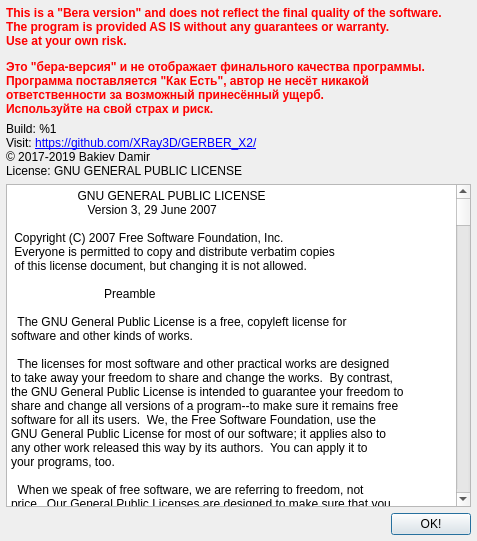
<?xml version="1.0" encoding="UTF-8"?>
<ui version="4.0">
 <class>AboutForm</class>
 <widget class="QDialog" name="AboutForm">
  <property name="geometry">
   <rect>
    <x>0</x>
    <y>0</y>
    <width>477</width>
    <height>541</height>
   </rect>
  </property>
  <property name="windowTitle">
   <string>Dialog</string>
  </property>
  <layout class="QVBoxLayout" name="verticalLayout">
   <property name="leftMargin">
    <number>6</number>
   </property>
   <property name="topMargin">
    <number>6</number>
   </property>
   <property name="rightMargin">
    <number>6</number>
   </property>
   <property name="bottomMargin">
    <number>6</number>
   </property>
   <item>
    <widget class="QLabel" name="label_2">
     <property name="text">
      <string>&lt;html&gt;&lt;head/&gt;&lt;body&gt;&lt;p&gt;&lt;span style=&quot; font-weight:600; color:#ff0000;&quot;&gt;This is a &amp;quot;Bera version&amp;quot; and does not reflect the final quality of the software.&lt;br/&gt;The program is provided AS IS without any guarantees or warranty.&lt;br/&gt;Use at your own risk.&lt;/span&gt;&lt;/p&gt;&lt;p&gt;&lt;span style=&quot; font-weight:600; color:#ff0000;&quot;&gt;Это &amp;quot;бера-версия&amp;quot; и не отображает финального качества программы.&lt;br/&gt;Программа поставляется &amp;quot;Как Есть&amp;quot;, автор не несёт никакой ответственности за возможный принесённый ущерб.&lt;br/&gt;Используйте на свой страх и риск.&lt;/span&gt;&lt;/p&gt;&lt;/body&gt;&lt;/html&gt;</string>
     </property>
     <property name="wordWrap">
      <bool>true</bool>
     </property>
    </widget>
   </item>
   <item>
    <widget class="QLabel" name="lblAbout">
     <property name="text">
      <string>&lt;html&gt;&lt;head/&gt;&lt;body&gt;&lt;p&gt;Build: %1&lt;br/&gt;Visit: &lt;a href=&quot;https://github.com/XRay3D/GERBER_X2/&quot;&gt;&lt;span style=&quot; text-decoration: underline; color:#0000ff;&quot;&gt;https://github.com/XRay3D/GERBER_X2/&lt;/span&gt;&lt;/a&gt;&lt;a href=&quot;https://github.com/Denvi/Candle/&quot;&gt;&lt;span style=&quot; text-decoration: underline; color:#0000ff;&quot;&gt;&lt;br/&gt;&lt;/span&gt;&lt;/a&gt;© 2017-2019 Bakiev Damir&lt;br/&gt;License: GNU GENERAL PUBLIC LICENSE&lt;/p&gt;&lt;/body&gt;&lt;/html&gt;</string>
     </property>
     <property name="alignment">
      <set>Qt::AlignLeading|Qt::AlignLeft|Qt::AlignVCenter</set>
     </property>
    </widget>
   </item>
   <item>
    <widget class="QPlainTextEdit" name="txtLicense">
     <property name="font">
      <font>
       <pointsize>9</pointsize>
      </font>
     </property>
     <property name="readOnly">
      <bool>true</bool>
     </property>
     <property name="plainText">
      <string>                    GNU GENERAL PUBLIC LICENSE
                       Version 3, 29 June 2007

 Copyright (C) 2007 Free Software Foundation, Inc. &lt;http://fsf.org/&gt;
 Everyone is permitted to copy and distribute verbatim copies
 of this license document, but changing it is not allowed.

                            Preamble

  The GNU General Public License is a free, copyleft license for
software and other kinds of works.

  The licenses for most software and other practical works are designed
to take away your freedom to share and change the works.  By contrast,
the GNU General Public License is intended to guarantee your freedom to
share and change all versions of a program--to make sure it remains free
software for all its users.  We, the Free Software Foundation, use the
GNU General Public License for most of our software; it applies also to
any other work released this way by its authors.  You can apply it to
your programs, too.

  When we speak of free software, we are referring to freedom, not
price.  Our General Public Licenses are designed to make sure that you
have the freedom to distribute copies of free software (and charge for
them if you wish), that you receive source code or can get it if you
want it, that you can change the software or use pieces of it in new
free programs, and that you know you can do these things.

  To protect your rights, we need to prevent others from denying you
these rights or asking you to surrender the rights.  Therefore, you have
certain responsibilities if you distribute copies of the software, or if
you modify it: responsibilities to respect the freedom of others.

  For example, if you distribute copies of such a program, whether
gratis or for a fee, you must pass on to the recipients the same
freedoms that you received.  You must make sure that they, too, receive
or can get the source code.  And you must show them these terms so they
know their rights.

  Developers that use the GNU GPL protect your rights with two steps:
(1) assert copyright on the software, and (2) offer you this License
giving you legal permission to copy, distribute and/or modify it.

  For the developers' and authors' protection, the GPL clearly explains
that there is no warranty for this free software.  For both users' and
authors' sake, the GPL requires that modified versions be marked as
changed, so that their problems will not be attributed erroneously to
authors of previous versions.

  Some devices are designed to deny users access to install or run
modified versions of the software inside them, although the manufacturer
can do so.  This is fundamentally incompatible with the aim of
protecting users' freedom to change the software.  The systematic
pattern of such abuse occurs in the area of products for individuals to
use, which is precisely where it is most unacceptable.  Therefore, we
have designed this version of the GPL to prohibit the practice for those
products.  If such problems arise substantially in other domains, we
stand ready to extend this provision to those domains in future versions
of the GPL, as needed to protect the freedom of users.

  Finally, every program is threatened constantly by software patents.
States should not allow patents to restrict development and use of
software on general-purpose computers, but in those that do, we wish to
avoid the special danger that patents applied to a free program could
make it effectively proprietary.  To prevent this, the GPL assures that
patents cannot be used to render the program non-free.

  The precise terms and conditions for copying, distribution and
modification follow.

                       TERMS AND CONDITIONS

  0. Definitions.

  &quot;This License&quot; refers to version 3 of the GNU General Public License.

  &quot;Copyright&quot; also means copyright-like laws that apply to other kinds of
works, such as semiconductor masks.

  &quot;The Program&quot; refers to any copyrightable work licensed under this
License.  Each licensee is addressed as &quot;you&quot;.  &quot;Licensees&quot; and
&quot;recipients&quot; may be individuals or organizations.

  To &quot;modify&quot; a work means to copy from or adapt all or part of the work
in a fashion requiring copyright permission, other than the making of an
exact copy.  The resulting work is called a &quot;modified version&quot; of the
earlier work or a work &quot;based on&quot; the earlier work.

  A &quot;covered work&quot; means either the unmodified Program or a work based
on the Program.

  To &quot;propagate&quot; a work means to do anything with it that, without
permission, would make you directly or secondarily liable for
infringement under applicable copyright law, except executing it on a
computer or modifying a private copy.  Propagation includes copying,
distribution (with or without modification), making available to the
public, and in some countries other activities as well.

  To &quot;convey&quot; a work means any kind of propagation that enables other
parties to make or receive copies.  Mere interaction with a user through
a computer network, with no transfer of a copy, is not conveying.

  An interactive user interface displays &quot;Appropriate Legal Notices&quot;
to the extent that it includes a convenient and prominently visible
feature that (1) displays an appropriate copyright notice, and (2)
tells the user that there is no warranty for the work (except to the
extent that warranties are provided), that licensees may convey the
work under this License, and how to view a copy of this License.  If
the interface presents a list of user commands or options, such as a
menu, a prominent item in the list meets this criterion.

  1. Source Code.

  The &quot;source code&quot; for a work means the preferred form of the work
for making modifications to it.  &quot;Object code&quot; means any non-source
form of a work.

  A &quot;Standard Interface&quot; means an interface that either is an official
standard defined by a recognized standards body, or, in the case of
interfaces specified for a particular programming language, one that
is widely used among developers working in that language.

  The &quot;System Libraries&quot; of an executable work include anything, other
than the work as a whole, that (a) is included in the normal form of
packaging a Major Component, but which is not part of that Major
Component, and (b) serves only to enable use of the work with that
Major Component, or to implement a Standard Interface for which an
implementation is available to the public in source code form.  A
&quot;Major Component&quot;, in this context, means a major essential component
(kernel, window system, and so on) of the specific operating system
(if any) on which the executable work runs, or a compiler used to
produce the work, or an object code interpreter used to run it.

  The &quot;Corresponding Source&quot; for a work in object code form means all
the source code needed to generate, install, and (for an executable
work) run the object code and to modify the work, including scripts to
control those activities.  However, it does not include the work's
System Libraries, or general-purpose tools or generally available free
programs which are used unmodified in performing those activities but
which are not part of the work.  For example, Corresponding Source
includes interface definition files associated with source files for
the work, and the source code for shared libraries and dynamically
linked subprograms that the work is specifically designed to require,
such as by intimate data communication or control flow between those
subprograms and other parts of the work.

  The Corresponding Source need not include anything that users
can regenerate automatically from other parts of the Corresponding
Source.

  The Corresponding Source for a work in source code form is that
same work.

  2. Basic Permissions.

  All rights granted under this License are granted for the term of
copyright on the Program, and are irrevocable provided the stated
conditions are met.  This License explicitly affirms your unlimited
permission to run the unmodified Program.  The output from running a
covered work is covered by this License only if the output, given its
content, constitutes a covered work.  This License acknowledges your
rights of fair use or other equivalent, as provided by copyright law.

  You may make, run and propagate covered works that you do not
convey, without conditions so long as your license otherwise remains
in force.  You may convey covered works to others for the sole purpose
of having them make modifications exclusively for you, or provide you
with facilities for running those works, provided that you comply with
the terms of this License in conveying all material for which you do
not control copyright.  Those thus making or running the covered works
for you must do so exclusively on your behalf, under your direction
and control, on terms that prohibit them from making any copies of
your copyrighted material outside their relationship with you.

  Conveying under any other circumstances is permitted solely under
the conditions stated below.  Sublicensing is not allowed; section 10
makes it unnecessary.

  3. Protecting Users' Legal Rights From Anti-Circumvention Law.

  No covered work shall be deemed part of an effective technological
measure under any applicable law fulfilling obligations under article
11 of the WIPO copyright treaty adopted on 20 December 1996, or
similar laws prohibiting or restricting circumvention of such
measures.

  When you convey a covered work, you waive any legal power to forbid
circumvention of technological measures to the extent such circumvention
is effected by exercising rights under this License with respect to
the covered work, and you disclaim any intention to limit operation or
modification of the work as a means of enforcing, against the work's
users, your or third parties' legal rights to forbid circumvention of
technological measures.

  4. Conveying Verbatim Copies.

  You may convey verbatim copies of the Program's source code as you
receive it, in any medium, provided that you conspicuously and
appropriately publish on each copy an appropriate copyright notice;
keep intact all notices stating that this License and any
non-permissive terms added in accord with section 7 apply to the code;
keep intact all notices of the absence of any warranty; and give all
recipients a copy of this License along with the Program.

  You may charge any price or no price for each copy that you convey,
and you may offer support or warranty protection for a fee.

  5. Conveying Modified Source Versions.

  You may convey a work based on the Program, or the modifications to
produce it from the Program, in the form of source code under the
terms of section 4, provided that you also meet all of these conditions:

    a) The work must carry prominent notices stating that you modified
    it, and giving a relevant date.

    b) The work must carry prominent notices stating that it is
    released under this License and any conditions added under section
    7.  This requirement modifies the requirement in section 4 to
    &quot;keep intact all notices&quot;.

    c) You must license the entire work, as a whole, under this
    License to anyone who comes into possession of a copy.  This
    License will therefore apply, along with any applicable section 7
    additional terms, to the whole of the work, and all its parts,
    regardless of how they are packaged.  This License gives no
    permission to license the work in any other way, but it does not
    invalidate such permission if you have separately received it.

    d) If the work has interactive user interfaces, each must display
    Appropriate Legal Notices; however, if the Program has interactive
    interfaces that do not display Appropriate Legal Notices, your
    work need not make them do so.

  A compilation of a covered work with other separate and independent
works, which are not by their nature extensions of the covered work,
and which are not combined with it such as to form a larger program,
in or on a volume of a storage or distribution medium, is called an
&quot;aggregate&quot; if the compilation and its resulting copyright are not
used to limit the access or legal rights of the compilation's users
beyond what the individual works permit.  Inclusion of a covered work
in an aggregate does not cause this License to apply to the other
parts of the aggregate.

  6. Conveying Non-Source Forms.

  You may convey a covered work in object code form under the terms
of sections 4 and 5, provided that you also convey the
machine-readable Corresponding Source under the terms of this License,
in one of these ways:

    a) Convey the object code in, or embodied in, a physical product
    (including a physical distribution medium), accompanied by the
    Corresponding Source fixed on a durable physical medium
    customarily used for software interchange.

    b) Convey the object code in, or embodied in, a physical product
    (including a physical distribution medium), accompanied by a
    written offer, valid for at least three years and valid for as
    long as you offer spare parts or customer support for that product
    model, to give anyone who possesses the object code either (1) a
    copy of the Corresponding Source for all the software in the
    product that is covered by this License, on a durable physical
    medium customarily used for software interchange, for a price no
    more than your reasonable cost of physically performing this
    conveying of source, or (2) access to copy the
    Corresponding Source from a network server at no charge.

    c) Convey individual copies of the object code with a copy of the
    written offer to provide the Corresponding Source.  This
    alternative is allowed only occasionally and noncommercially, and
    only if you received the object code with such an offer, in accord
    with subsection 6b.

    d) Convey the object code by offering access from a designated
    place (gratis or for a charge), and offer equivalent access to the
    Corresponding Source in the same way through the same place at no
    further charge.  You need not require recipients to copy the
    Corresponding Source along with the object code.  If the place to
    copy the object code is a network server, the Corresponding Source
    may be on a different server (operated by you or a third party)
    that supports equivalent copying facilities, provided you maintain
    clear directions next to the object code saying where to find the
    Corresponding Source.  Regardless of what server hosts the
    Corresponding Source, you remain obligated to ensure that it is
    available for as long as needed to satisfy these requirements.

    e) Convey the object code using peer-to-peer transmission, provided
    you inform other peers where the object code and Corresponding
    Source of the work are being offered to the general public at no
    charge under subsection 6d.

  A separable portion of the object code, whose source code is excluded
from the Corresponding Source as a System Library, need not be
included in conveying the object code work.

  A &quot;User Product&quot; is either (1) a &quot;consumer product&quot;, which means any
tangible personal property which is normally used for personal, family,
or household purposes, or (2) anything designed or sold for incorporation
into a dwelling.  In determining whether a product is a consumer product,
doubtful cases shall be resolved in favor of coverage.  For a particular
product received by a particular user, &quot;normally used&quot; refers to a
typical or common use of that class of product, regardless of the status
of the particular user or of the way in which the particular user
actually uses, or expects or is expected to use, the product.  A product
is a consumer product regardless of whether the product has substantial
commercial, industrial or non-consumer uses, unless such uses represent
the only significant mode of use of the product.

  &quot;Installation Information&quot; for a User Product means any methods,
procedures, authorization keys, or other information required to install
and execute modified versions of a covered work in that User Product from
a modified version of its Corresponding Source.  The information must
suffice to ensure that the continued functioning of the modified object
code is in no case prevented or interfered with solely because
modification has been made.

  If you convey an object code work under this section in, or with, or
specifically for use in, a User Product, and the conveying occurs as
part of a transaction in which the right of possession and use of the
User Product is transferred to the recipient in perpetuity or for a
fixed term (regardless of how the transaction is characterized), the
Corresponding Source conveyed under this section must be accompanied
by the Installation Information.  But this requirement does not apply
if neither you nor any third party retains the ability to install
modified object code on the User Product (for example, the work has
been installed in ROM).

  The requirement to provide Installation Information does not include a
requirement to continue to provide support service, warranty, or updates
for a work that has been modified or installed by the recipient, or for
the User Product in which it has been modified or installed.  Access to a
network may be denied when the modification itself materially and
adversely affects the operation of the network or violates the rules and
protocols for communication across the network.

  Corresponding Source conveyed, and Installation Information provided,
in accord with this section must be in a format that is publicly
documented (and with an implementation available to the public in
source code form), and must require no special password or key for
unpacking, reading or copying.

  7. Additional Terms.

  &quot;Additional permissions&quot; are terms that supplement the terms of this
License by making exceptions from one or more of its conditions.
Additional permissions that are applicable to the entire Program shall
be treated as though they were included in this License, to the extent
that they are valid under applicable law.  If additional permissions
apply only to part of the Program, that part may be used separately
under those permissions, but the entire Program remains governed by
this License without regard to the additional permissions.

  When you convey a copy of a covered work, you may at your option
remove any additional permissions from that copy, or from any part of
it.  (Additional permissions may be written to require their own
removal in certain cases when you modify the work.)  You may place
additional permissions on material, added by you to a covered work,
for which you have or can give appropriate copyright permission.

  Notwithstanding any other provision of this License, for material you
add to a covered work, you may (if authorized by the copyright holders of
that material) supplement the terms of this License with terms:

    a) Disclaiming warranty or limiting liability differently from the
    terms of sections 15 and 16 of this License; or

    b) Requiring preservation of specified reasonable legal notices or
    author attributions in that material or in the Appropriate Legal
    Notices displayed by works containing it; or

    c) Prohibiting misrepresentation of the origin of that material, or
    requiring that modified versions of such material be marked in
    reasonable ways as different from the original version; or

    d) Limiting the use for publicity purposes of names of licensors or
    authors of the material; or

    e) Declining to grant rights under trademark law for use of some
    trade names, trademarks, or service marks; or

    f) Requiring indemnification of licensors and authors of that
    material by anyone who conveys the material (or modified versions of
    it) with contractual assumptions of liability to the recipient, for
    any liability that these contractual assumptions directly impose on
    those licensors and authors.

  All other non-permissive additional terms are considered &quot;further
restrictions&quot; within the meaning of section 10.  If the Program as you
received it, or any part of it, contains a notice stating that it is
governed by this License along with a term that is a further
restriction, you may remove that term.  If a license document contains
a further restriction but permits relicensing or conveying under this
License, you may add to a covered work material governed by the terms
of that license document, provided that the further restriction does
not survive such relicensing or conveying.

  If you add terms to a covered work in accord with this section, you
must place, in the relevant source files, a statement of the
additional terms that apply to those files, or a notice indicating
where to find the applicable terms.

  Additional terms, permissive or non-permissive, may be stated in the
form of a separately written license, or stated as exceptions;
the above requirements apply either way.

  8. Termination.

  You may not propagate or modify a covered work except as expressly
provided under this License.  Any attempt otherwise to propagate or
modify it is void, and will automatically terminate your rights under
this License (including any patent licenses granted under the third
paragraph of section 11).

  However, if you cease all violation of this License, then your
license from a particular copyright holder is reinstated (a)
provisionally, unless and until the copyright holder explicitly and
finally terminates your license, and (b) permanently, if the copyright
holder fails to notify you of the violation by some reasonable means
prior to 60 days after the cessation.

  Moreover, your license from a particular copyright holder is
reinstated permanently if the copyright holder notifies you of the
violation by some reasonable means, this is the first time you have
received notice of violation of this License (for any work) from that
copyright holder, and you cure the violation prior to 30 days after
your receipt of the notice.

  Termination of your rights under this section does not terminate the
licenses of parties who have received copies or rights from you under
this License.  If your rights have been terminated and not permanently
reinstated, you do not qualify to receive new licenses for the same
material under section 10.

  9. Acceptance Not Required for Having Copies.

  You are not required to accept this License in order to receive or
run a copy of the Program.  Ancillary propagation of a covered work
occurring solely as a consequence of using peer-to-peer transmission
to receive a copy likewise does not require acceptance.  However,
nothing other than this License grants you permission to propagate or
modify any covered work.  These actions infringe copyright if you do
not accept this License.  Therefore, by modifying or propagating a
covered work, you indicate your acceptance of this License to do so.

  10. Automatic Licensing of Downstream Recipients.

  Each time you convey a covered work, the recipient automatically
receives a license from the original licensors, to run, modify and
propagate that work, subject to this License.  You are not responsible
for enforcing compliance by third parties with this License.

  An &quot;entity transaction&quot; is a transaction transferring control of an
organization, or substantially all assets of one, or subdividing an
organization, or merging organizations.  If propagation of a covered
work results from an entity transaction, each party to that
transaction who receives a copy of the work also receives whatever
licenses to the work the party's predecessor in interest had or could
give under the previous paragraph, plus a right to possession of the
Corresponding Source of the work from the predecessor in interest, if
the predecessor has it or can get it with reasonable efforts.

  You may not impose any further restrictions on the exercise of the
rights granted or affirmed under this License.  For example, you may
not impose a license fee, royalty, or other charge for exercise of
rights granted under this License, and you may not initiate litigation
(including a cross-claim or counterclaim in a lawsuit) alleging that
any patent claim is infringed by making, using, selling, offering for
sale, or importing the Program or any portion of it.

  11. Patents.

  A &quot;contributor&quot; is a copyright holder who authorizes use under this
License of the Program or a work on which the Program is based.  The
work thus licensed is called the contributor's &quot;contributor version&quot;.

  A contributor's &quot;essential patent claims&quot; are all patent claims
owned or controlled by the contributor, whether already acquired or
hereafter acquired, that would be infringed by some manner, permitted
by this License, of making, using, or selling its contributor version,
but do not include claims that would be infringed only as a
consequence of further modification of the contributor version.  For
purposes of this definition, &quot;control&quot; includes the right to grant
patent sublicenses in a manner consistent with the requirements of
this License.

  Each contributor grants you a non-exclusive, worldwide, royalty-free
patent license under the contributor's essential patent claims, to
make, use, sell, offer for sale, import and otherwise run, modify and
propagate the contents of its contributor version.

  In the following three paragraphs, a &quot;patent license&quot; is any express
agreement or commitment, however denominated, not to enforce a patent
(such as an express permission to practice a patent or covenant not to
sue for patent infringement).  To &quot;grant&quot; such a patent license to a
party means to make such an agreement or commitment not to enforce a
patent against the party.

  If you convey a covered work, knowingly relying on a patent license,
and the Corresponding Source of the work is not available for anyone
to copy, free of charge and under the terms of this License, through a
publicly available network server or other readily accessible means,
then you must either (1) cause the Corresponding Source to be so
available, or (2) arrange to deprive yourself of the benefit of the
patent license for this particular work, or (3) arrange, in a manner
consistent with the requirements of this License, to extend the patent
license to downstream recipients.  &quot;Knowingly relying&quot; means you have
actual knowledge that, but for the patent license, your conveying the
covered work in a country, or your recipient's use of the covered work
in a country, would infringe one or more identifiable patents in that
country that you have reason to believe are valid.

  If, pursuant to or in connection with a single transaction or
arrangement, you convey, or propagate by procuring conveyance of, a
covered work, and grant a patent license to some of the parties
receiving the covered work authorizing them to use, propagate, modify
or convey a specific copy of the covered work, then the patent license
you grant is automatically extended to all recipients of the covered
work and works based on it.

  A patent license is &quot;discriminatory&quot; if it does not include within
the scope of its coverage, prohibits the exercise of, or is
conditioned on the non-exercise of one or more of the rights that are
specifically granted under this License.  You may not convey a covered
work if you are a party to an arrangement with a third party that is
in the business of distributing software, under which you make payment
to the third party based on the extent of your activity of conveying
the work, and under which the third party grants, to any of the
parties who would receive the covered work from you, a discriminatory
patent license (a) in connection with copies of the covered work
conveyed by you (or copies made from those copies), or (b) primarily
for and in connection with specific products or compilations that
contain the covered work, unless you entered into that arrangement,
or that patent license was granted, prior to 28 March 2007.

  Nothing in this License shall be construed as excluding or limiting
any implied license or other defenses to infringement that may
otherwise be available to you under applicable patent law.

  12. No Surrender of Others' Freedom.

  If conditions are imposed on you (whether by court order, agreement or
otherwise) that contradict the conditions of this License, they do not
excuse you from the conditions of this License.  If you cannot convey a
covered work so as to satisfy simultaneously your obligations under this
License and any other pertinent obligations, then as a consequence you may
not convey it at all.  For example, if you agree to terms that obligate you
to collect a royalty for further conveying from those to whom you convey
the Program, the only way you could satisfy both those terms and this
License would be to refrain entirely from conveying the Program.

  13. Use with the GNU Affero General Public License.

  Notwithstanding any other provision of this License, you have
permission to link or combine any covered work with a work licensed
under version 3 of the GNU Affero General Public License into a single
combined work, and to convey the resulting work.  The terms of this
License will continue to apply to the part which is the covered work,
but the special requirements of the GNU Affero General Public License,
section 13, concerning interaction through a network will apply to the
combination as such.

  14. Revised Versions of this License.

  The Free Software Foundation may publish revised and/or new versions of
the GNU General Public License from time to time.  Such new versions will
be similar in spirit to the present version, but may differ in detail to
address new problems or concerns.

  Each version is given a distinguishing version number.  If the
Program specifies that a certain numbered version of the GNU General
Public License &quot;or any later version&quot; applies to it, you have the
option of following the terms and conditions either of that numbered
version or of any later version published by the Free Software
Foundation.  If the Program does not specify a version number of the
GNU General Public License, you may choose any version ever published
by the Free Software Foundation.

  If the Program specifies that a proxy can decide which future
versions of the GNU General Public License can be used, that proxy's
public statement of acceptance of a version permanently authorizes you
to choose that version for the Program.

  Later license versions may give you additional or different
permissions.  However, no additional obligations are imposed on any
author or copyright holder as a result of your choosing to follow a
later version.

  15. Disclaimer of Warranty.

  THERE IS NO WARRANTY FOR THE PROGRAM, TO THE EXTENT PERMITTED BY
APPLICABLE LAW.  EXCEPT WHEN OTHERWISE STATED IN WRITING THE COPYRIGHT
HOLDERS AND/OR OTHER PARTIES PROVIDE THE PROGRAM &quot;AS IS&quot; WITHOUT WARRANTY
OF ANY KIND, EITHER EXPRESSED OR IMPLIED, INCLUDING, BUT NOT LIMITED TO,
THE IMPLIED WARRANTIES OF MERCHANTABILITY AND FITNESS FOR A PARTICULAR
PURPOSE.  THE ENTIRE RISK AS TO THE QUALITY AND PERFORMANCE OF THE PROGRAM
IS WITH YOU.  SHOULD THE PROGRAM PROVE DEFECTIVE, YOU ASSUME THE COST OF
ALL NECESSARY SERVICING, REPAIR OR CORRECTION.

  16. Limitation of Liability.

  IN NO EVENT UNLESS REQUIRED BY APPLICABLE LAW OR AGREED TO IN WRITING
WILL ANY COPYRIGHT HOLDER, OR ANY OTHER PARTY WHO MODIFIES AND/OR CONVEYS
THE PROGRAM AS PERMITTED ABOVE, BE LIABLE TO YOU FOR DAMAGES, INCLUDING ANY
GENERAL, SPECIAL, INCIDENTAL OR CONSEQUENTIAL DAMAGES ARISING OUT OF THE
USE OR INABILITY TO USE THE PROGRAM (INCLUDING BUT NOT LIMITED TO LOSS OF
DATA OR DATA BEING RENDERED INACCURATE OR LOSSES SUSTAINED BY YOU OR THIRD
PARTIES OR A FAILURE OF THE PROGRAM TO OPERATE WITH ANY OTHER PROGRAMS),
EVEN IF SUCH HOLDER OR OTHER PARTY HAS BEEN ADVISED OF THE POSSIBILITY OF
SUCH DAMAGES.

  17. Interpretation of Sections 15 and 16.

  If the disclaimer of warranty and limitation of liability provided
above cannot be given local legal effect according to their terms,
reviewing courts shall apply local law that most closely approximates
an absolute waiver of all civil liability in connection with the
Program, unless a warranty or assumption of liability accompanies a
copy of the Program in return for a fee.

                     END OF TERMS AND CONDITIONS

            How to Apply These Terms to Your New Programs

  If you develop a new program, and you want it to be of the greatest
possible use to the public, the best way to achieve this is to make it
free software which everyone can redistribute and change under these terms.

  To do so, attach the following notices to the program.  It is safest
to attach them to the start of each source file to most effectively
state the exclusion of warranty; and each file should have at least
the &quot;copyright&quot; line and a pointer to where the full notice is found.

    &lt;one line to give the program's name and a brief idea of what it does.&gt;
    Copyright (C) &lt;year&gt;  &lt;name of author&gt;

    This program is free software: you can redistribute it and/or modify
    it under the terms of the GNU General Public License as published by
    the Free Software Foundation, either version 3 of the License, or
    (at your option) any later version.

    This program is distributed in the hope that it will be useful,
    but WITHOUT ANY WARRANTY; without even the implied warranty of
    MERCHANTABILITY or FITNESS FOR A PARTICULAR PURPOSE.  See the
    GNU General Public License for more details.

    You should have received a copy of the GNU General Public License
    along with this program.  If not, see &lt;http://www.gnu.org/licenses/&gt;.

Also add information on how to contact you by electronic and paper mail.

  If the program does terminal interaction, make it output a short
notice like this when it starts in an interactive mode:

    &lt;program&gt;  Copyright (C) &lt;year&gt;  &lt;name of author&gt;
    This program comes with ABSOLUTELY NO WARRANTY; for details type `show w'.
    This is free software, and you are welcome to redistribute it
    under certain conditions; type `show c' for details.

The hypothetical commands `show w' and `show c' should show the appropriate
parts of the General Public License.  Of course, your program's commands
might be different; for a GUI interface, you would use an &quot;about box&quot;.

  You should also get your employer (if you work as a programmer) or school,
if any, to sign a &quot;copyright disclaimer&quot; for the program, if necessary.
For more information on this, and how to apply and follow the GNU GPL, see
&lt;http://www.gnu.org/licenses/&gt;.

  The GNU General Public License does not permit incorporating your program
into proprietary programs.  If your program is a subroutine library, you
may consider it more useful to permit linking proprietary applications with
the library.  If this is what you want to do, use the GNU Lesser General
Public License instead of this License.  But first, please read
&lt;http://www.gnu.org/philosophy/why-not-lgpl.html&gt;.
</string>
     </property>
    </widget>
   </item>
   <item>
    <layout class="QHBoxLayout" name="horizontalLayout_4">
     <item>
      <spacer name="horizontalSpacer_4">
       <property name="orientation">
        <enum>Qt::Horizontal</enum>
       </property>
       <property name="sizeHint" stdset="0">
        <size>
         <width>40</width>
         <height>20</height>
        </size>
       </property>
      </spacer>
     </item>
     <item>
      <widget class="QPushButton" name="cmdOk_2">
       <property name="text">
        <string>OK!</string>
       </property>
      </widget>
     </item>
    </layout>
   </item>
  </layout>
 </widget>
 <resources/>
 <connections/>
</ui>
